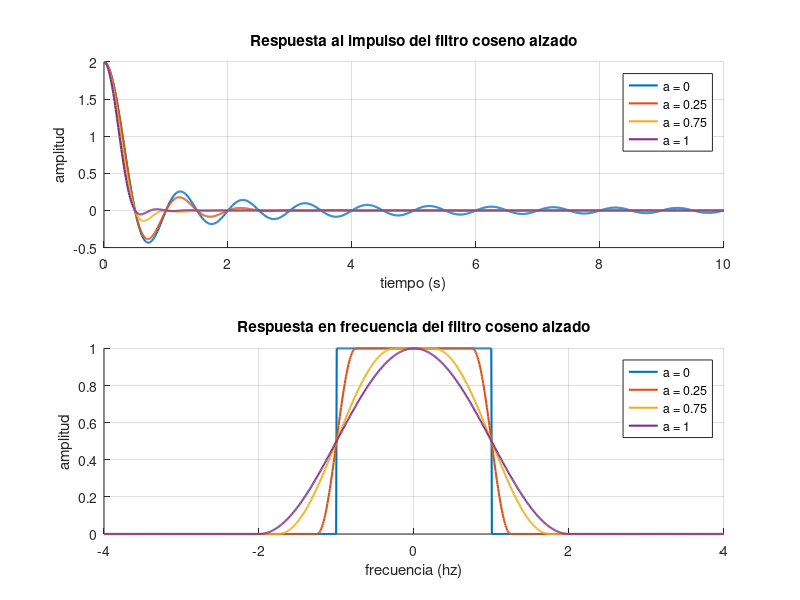

Write the MATLAB code that produced this figure. (Note: this script raises an error after producing the figure.)
clear; clc; close all;
f0 = 1; % frecuencia base en hz
alpha_values = [0, 0.25, 0.75, 1]; % valores de roll-off a evaluar
b = f0 * (1 + alpha_values); % calculo del ancho de banda para cada alpha
ts = 1 / (2 * f0); % periodo de muestreo teorico

% creacion de vectores de tiempo y frecuencia
t = linspace(0, 10, 1000); % desde 0 hasta 10 segundos, 1000 puntos
f = linspace(-2*max(b), 2*max(b), 1000); % desde -2b hasta +2b

figure(1);
subplot(2, 1, 1);
hold on;

for i = 1:length(alpha_values)
    alpha = alpha_values(i);
    f_delta = alpha * f0;
    
    % calculo de la respuesta al impulso h(t)
    term_sinc = sin(2*pi*f0*t) ./ (2*pi*f0*t);
    term_cos = cos(2*pi*f_delta*t);
    term_denominador = (1 - (4*f_delta*t).^2);
    h_t = 2 * f0 * term_sinc .* (term_cos ./ term_denominador);
    
    % correccion de la division por cero en t=0
    h_t(t == 0) = 2 * f0;
    
    % graficar la curva para este alpha
    plot(t, h_t, 'linewidth', 1.5, 'displayname', ['a = ', num2str(alpha)]);
end

title('Respuesta al impulso del filtro coseno alzado');
xlabel('tiempo (s)');
ylabel('amplitud');
legend('location', 'best');
grid on;
hold off;

% segunda subgrafica: respuesta frecuencial del filtro
subplot(2, 1, 2);
hold on;

for i = 1:length(alpha_values)
    alpha = alpha_values(i);
    f1 = f0 * (1 - alpha);
    f_delta = alpha * f0;
    
    % inicializar vector de respuesta en frecuencia
    h_f = zeros(size(f));
    
    % calculo de la respuesta en frecuencia h(f)
    for j = 1:length(f)
        if abs(f(j)) <= f1
            h_f(j) = 1;
        elseif abs(f(j)) < (f1 + 2*f_delta)
            h_f(j) = 0.5 * (1 + cos(pi*(abs(f(j)) - f1)/(2*f_delta)));
        else
            h_f(j) = 0;
        end
    end
    
    % graficar la curva para este alpha
    plot(f, h_f, 'linewidth', 1.5, 'displayname', ['a = ', num2str(alpha)]);
end

title('Respuesta en frecuencia del filtro coseno alzado');
xlabel('frecuencia (hz)');
ylabel('amplitud');
legend('location', 'best');
grid on;
hold off;

% ajuste automatico del aspecto de la figura
set(gcf, 'position', [100, 100, 800, 600]);
sgtitle('Analisis del filtro coseno alzado de nyquist');